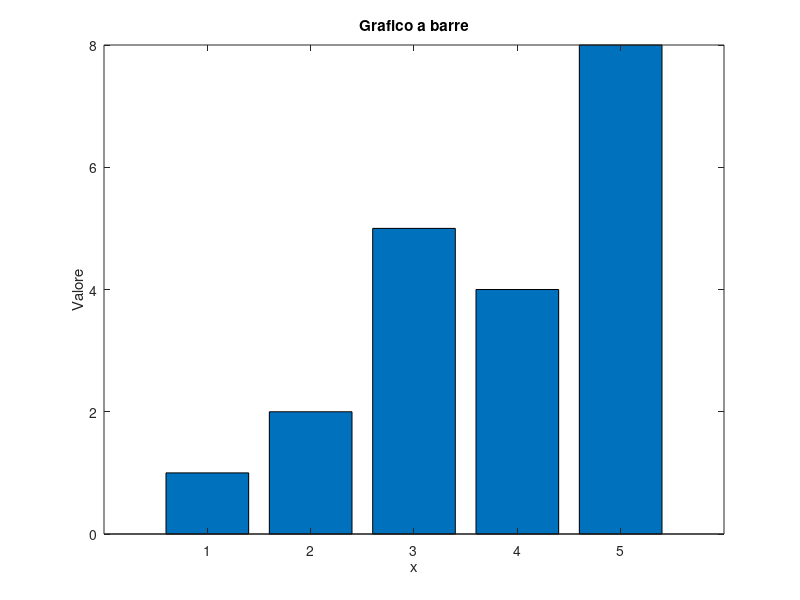
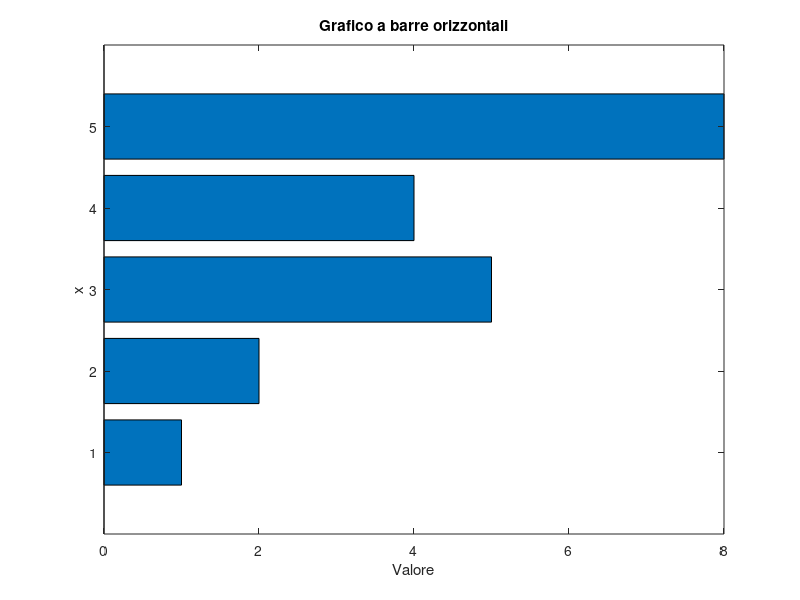
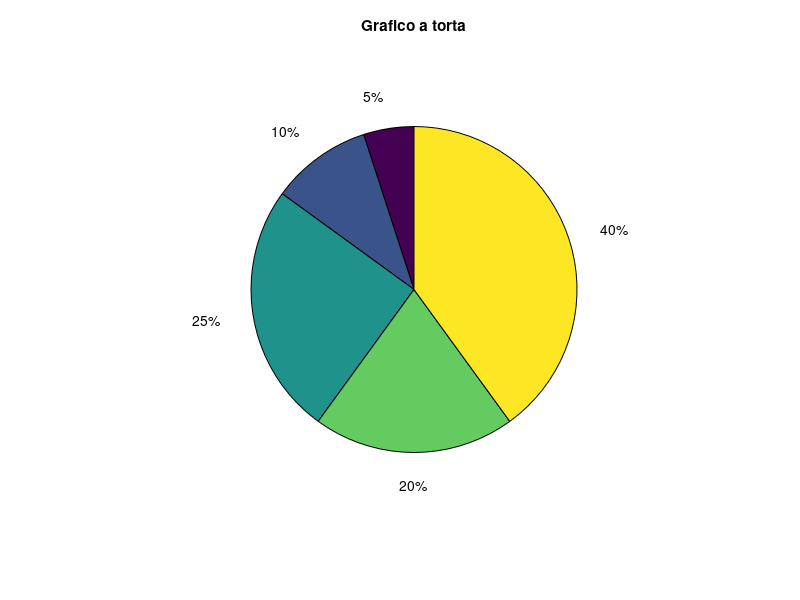
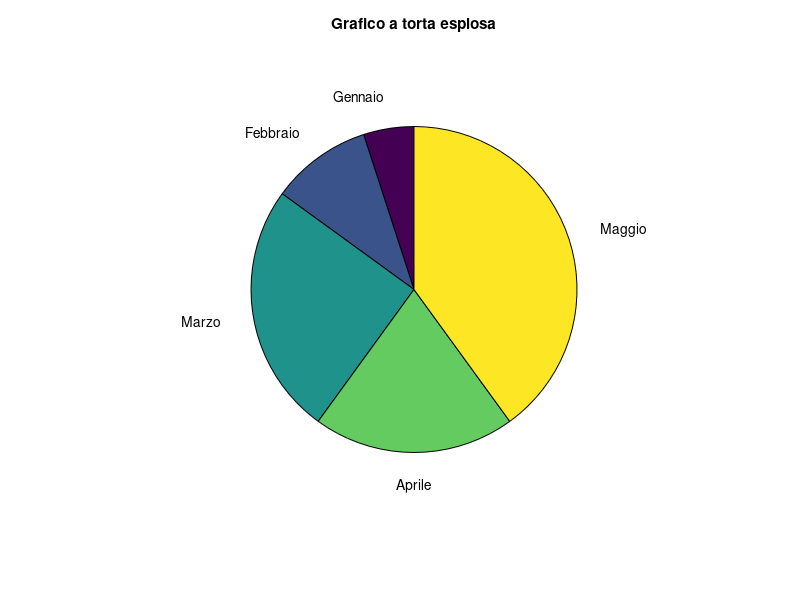

MATLAB code to generate these figures, in order:
% Esempio di grafici a barre e a torta
%
% M. Scarpiniti (Dip. DIET - Sapienza Università di Roma)

x = [1, 2, 5, 4, 8];

% Grafico a barre
figure;
bar(x);
title('Grafico a barre');
xlabel('x');
ylabel('Valore');

% Grafico a barre orizzontali
figure;
barh(x);
title('Grafico a barre orizzontali');
xlabel('Valore');
ylabel('x');

% Grafico a torta
figure;
pie(x);
title('Grafico a torta');

% Grafico a barre multiple
figure;
A = [1 2 3; 4 5 6; 7 8 9];
bar(A);
title('Grafico a barre multiple');
xlabel('x');
ylabel('Valore');

% Grafico a torta esplosa
pie(x, [1, 0, 1, 0, 0]);
pie(x, {'Gennaio','Febbraio','Marzo','Aprile','Maggio'});
title('Grafico a torta esplosa');
